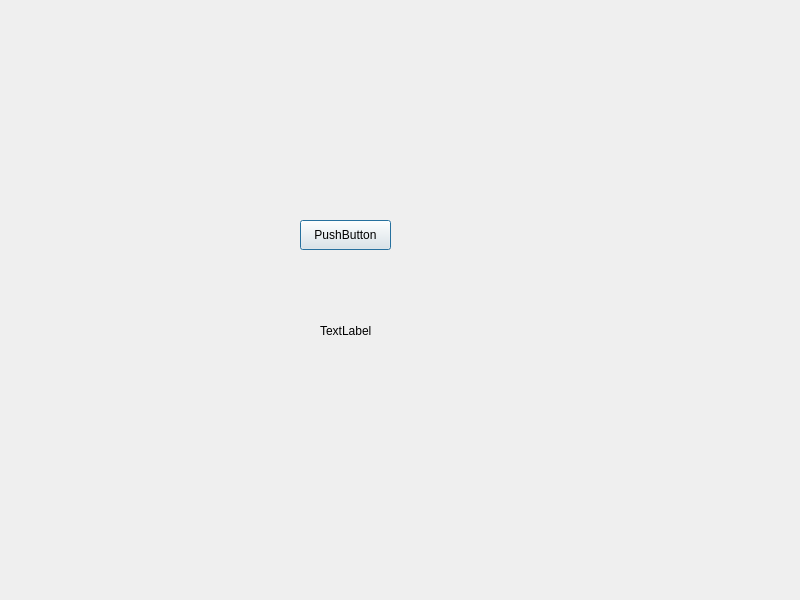
<?xml version="1.0" encoding="UTF-8"?>
<ui version="4.0">
 <class>Dialog</class>
 <widget class="QDialog" name="Dialog">
  <property name="geometry">
   <rect>
    <x>0</x>
    <y>0</y>
    <width>800</width>
    <height>600</height>
   </rect>
  </property>
  <property name="windowTitle">
   <string>Dialog</string>
  </property>
  <widget class="QLabel" name="label">
   <property name="geometry">
    <rect>
     <x>320</x>
     <y>320</y>
     <width>68</width>
     <height>22</height>
    </rect>
   </property>
   <property name="text">
    <string>TextLabel</string>
   </property>
  </widget>
  <widget class="QPushButton" name="pushButton">
   <property name="geometry">
    <rect>
     <x>300</x>
     <y>220</y>
     <width>91</width>
     <height>30</height>
    </rect>
   </property>
   <property name="text">
    <string>PushButton</string>
   </property>
  </widget>
 </widget>
 <resources/>
 <connections/>
</ui>
